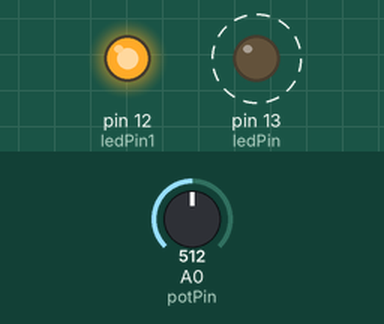
This sketch was run on a simulated Arduino Uno, built with avr-gcc and run on an emulated ATmega328P. Shown: output pins drawn as LEDs (lit = HIGH). Dashed ring = blinking. Inputs (shaded band) come from the test bench; at power-on: A0 (potPin) = 512.

Above: at 1.8 s.
1.9 s: A0 (potPin) set to 0
3.6 s: A0 (potPin) set to 122
At 3.78 s:
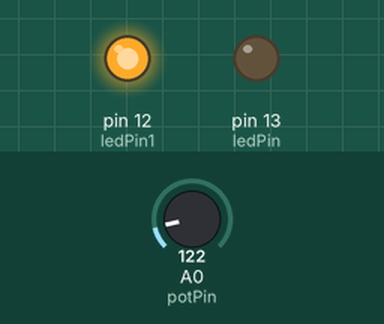
At 4.14 s:
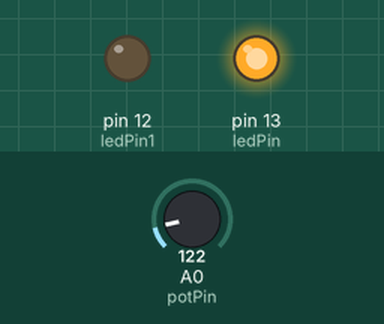
Timing chart, 0 to 13.1 s (numbered marks = the images above; inputs shaded):
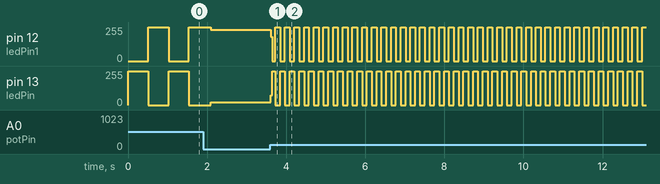

Measured:
- after the input at 3.6 s, pin 12 (ledPin1): 233/255 → 182/255 at once, then moves between 0/255 and 255/255, repeating every 0.24 s; pin 13 (ledPin): 22/255 → 73/255 at once, then moves between 0/255 and 255/255, repeating every 0.24 s
- by itself, pin 13 (ledPin): alternates 255/255 for 0.51 s and 0/255 for 0.51 s

The sketch:

Practica3_1.ino
```cpp
int potPin = A0;
int ledPin=13;
int ledPin1=12;
int val=0;
void setup() {
  // put your setup code here, to run once:
  pinMode(ledPin, OUTPUT);
  pinMode(ledPin1, OUTPUT);

}

void loop() {
  // put your main code here, to run repeatedly:
  val= analogRead(potPin);
  digitalWrite(ledPin, HIGH);
  digitalWrite(ledPin1, LOW);
  delay(val);
  digitalWrite(ledPin, LOW);
  digitalWrite(ledPin1, HIGH);
  delay(val);

}
```
